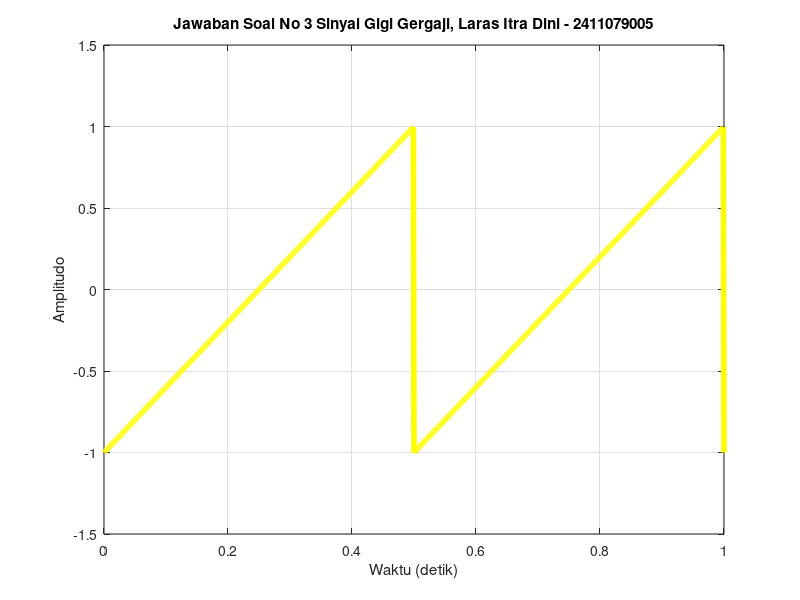

Here is the MATLAB script that generated this plot:
% Parameter sinyal
f = 2;             % Frekuensi (Hz)
A = 1;             % Amplitudo puncak (Volt)
T = 1;             % Periode (detik)
t = 0:0.001:T;

% Persamaan sinyal sinus
v = A * sawtooth(2 * pi * f * t);

% Plot sinyal
figure;
plot(t, v, 'y', 'LineWidth', 4);
grid on;
title('Jawaban Soal No 3 Sinyal Gigi Gergaji, Laras Itra Dini - 2411079005');
xlabel('Waktu (detik)');
ylabel('Amplitudo');

% Menentukan rentang sumbu Y antara -1.5 V hingga 1.5 V
axis([0 T -1.5 1.5]);

